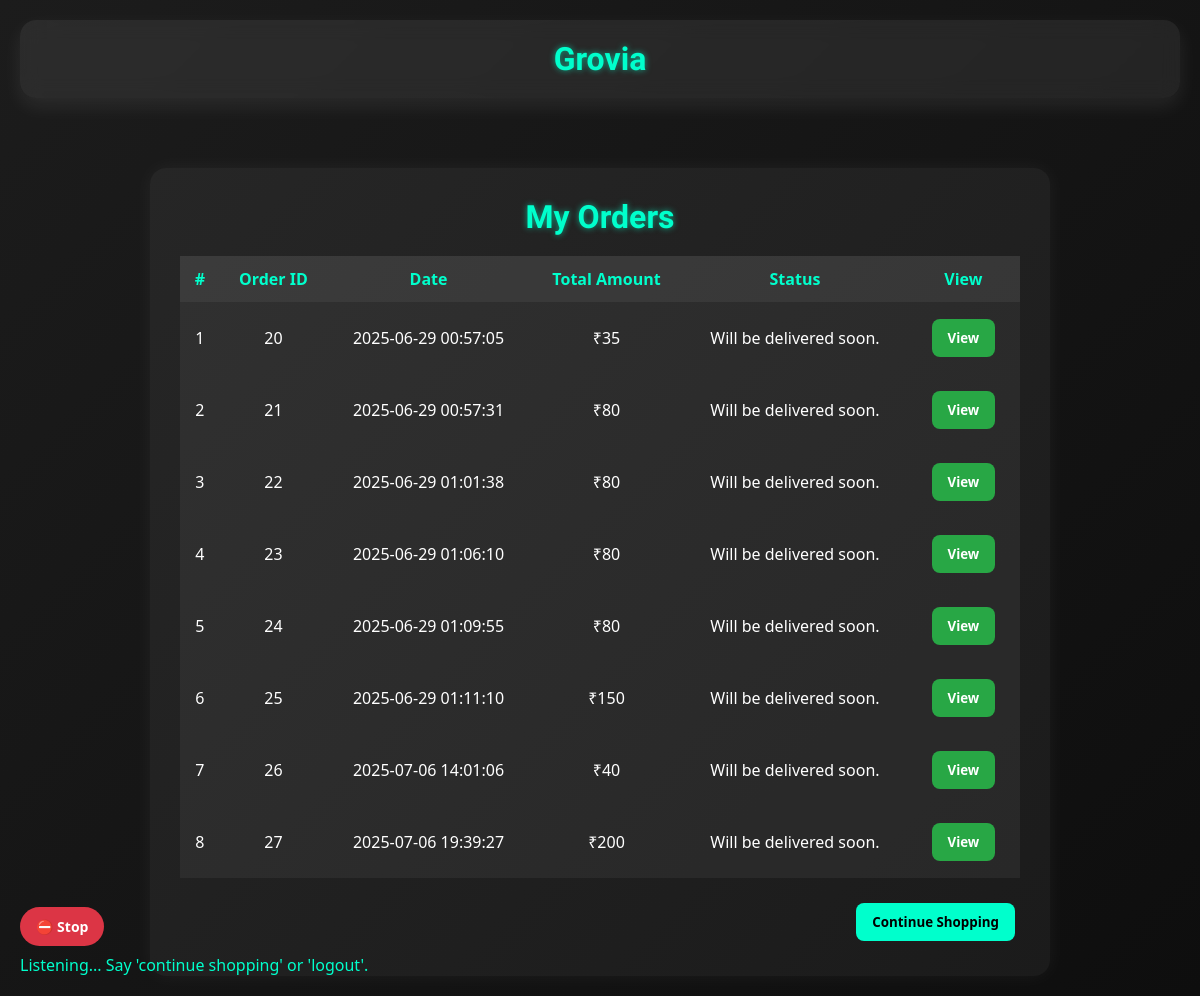
The page /orders/8 (signed in) on the database as committed earlier.
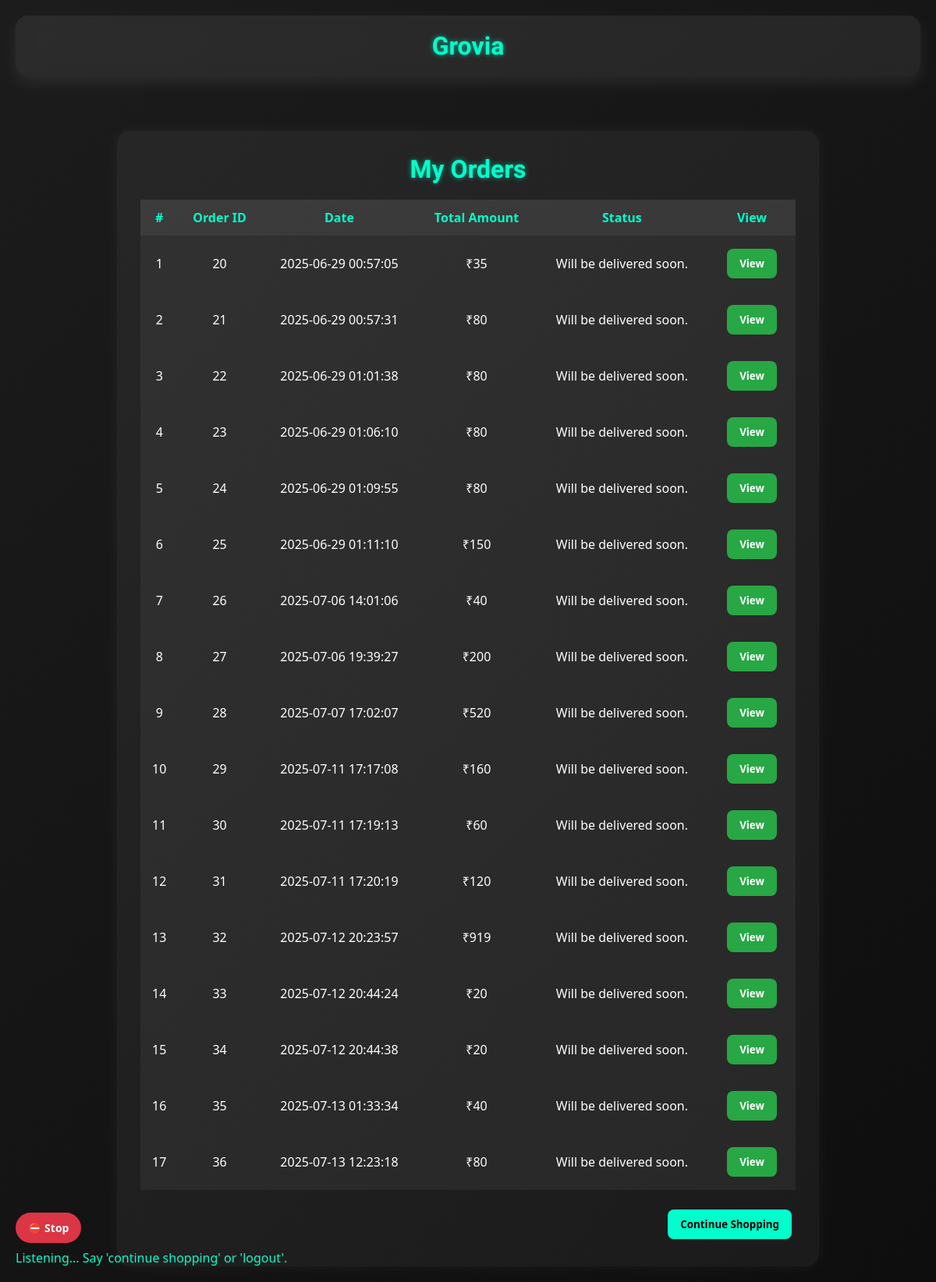
The same page on the database as committed later.
### vault.py (models this page shows, shortened)
class Order_Detail(Base):
    __tablename__ = 'order_detail'
    id = Column(Integer, primary_key=True, autoincrement=True)
    user_id = Column('user_id', Integer)
    total = Column('total', Integer)
    created_at = Column('created_at', String)

### user_routes.py (the view)
@app.route('/orders/<int:pid>')
@login_required
def my_orders(pid):
    if session['user'] != pid:
        flash("Unauthorized access to orders.", "danger")
        return redirect('/home')
    orders = agent.query(Order_Detail).filter(Order_Detail.user_id == pid).all()
    return render_template('user/orders.html', orders=orders)

### user_routes.py (called while the page is built)
def login_required(f):
    @wraps(f)
    def decorated_function(*args, **kwargs):
        if 'user' not in session:
            return render_template('login/login.html')
        return f(*args, **kwargs)
    return decorated_function

### templates/user/orders.html (shortened to what this page needs)
<!DOCTYPE html>
<html lang="en">
<head>
</head>
<body>
  <div class="main">
    <div class="navigation">
      <h2><a href="/">Grovia</a></h2>
    </div>
  </div>
  <div class="container">
    <div class="card">
      <h1>My Orders</h1>
      <table class="table">
        <thead>
          <tr>
            <th>#</th>
            <th>Order ID</th>
            <th>Date</th>
            <th>Total Amount</th>
            <th>Status</th>
            <th>View</th>
          </tr>
        </thead>
        <tbody id="order-items">
          {% if orders %}
            {% for order in orders %}
              <tr>
                <td>{{ loop.index }}</td>
                <td>{{ order.id }}</td>
                <td>{{ order.created_at }}</td>
                <td>₹{{ order.total }}</td>
                <td>Will be delivered soon.</td>
                <td>
                  <a href="/ordered_products/{{ order.id }}">
                    <button class="btn btn-success">View</button>
                  </a>
                </td>
              </tr>
            {% endfor %}
          {% else %}
            <tr>
              <td colspan="6">No orders found.</td>
            </tr>
          {% endif %}
        </tbody>
      </table>
      <div class="d-flex">
        <button class="btn btn-primary" onclick="location.href='/home'">Continue Shopping</button>
      </div>
    </div>
  </div>
  <div style="position: fixed; bottom: 20px; left: 20px;">
    <button id="stopMicBtn" style="display:none;">⛔ Stop</button>
    <p id="ai-response"></p>
  </div>
</body>
</html>

### templates/user/orders.html (style rules this page uses)
* { margin: 0; padding: 0; box-sizing: border-box; font-family: 'Segoe UI', sans-serif; }
body { color: #ffffff; min-height: 100vh; background: linear-gradient(-45deg, #202020, #000000, #1c1c1c); background-size: 400% 400%; animation: gradientShift 20s ease infinite; display: flex; flex-direction: column; align-items: center; }
.main { width: 100%; max-width: 1200px; padding: 20px; }
.container { max-width: 900px; width: 95%; margin: 20px auto; }
.navigation { background: rgba(255, 255, 255, 0.07); padding: 20px 30px; display: flex; justify-content: center; align-items: center; border-radius: 16px; backdrop-filter: blur(10px); box-shadow: 0 8px 20px rgba(255, 255, 255, 0.08); margin-bottom: 30px; }
.navigation h2 a { font-family: 'Orbitron', sans-serif; color: #00ffcc; font-size: 2rem; font-weight: 700; text-shadow: 0 0 6px rgba(0, 255, 204, 0.6); text-decoration: none; }
.card { background-color: rgba(255, 255, 255, 0.05); color: #ffffff; border-radius: 16px; box-shadow: 0 0 20px rgba(255,255,255,0.05); padding: 30px; }
.card h1 { font-family: 'Orbitron', sans-serif; font-size: 2rem; text-align: center; margin-bottom: 20px; color: #00ffcc; text-shadow: 0 0 6px rgba(0, 255, 204, 0.6); }
.table { width: 100%; border-collapse: collapse; }
.table th, .table td { color: #ffffff; text-align: center; vertical-align: middle; padding: 12px; }
.table th { color: #00ffcc; font-weight: 600; font-size: 1rem; }
.table thead { background: rgba(255, 255, 255, 0.1); }
.table tbody tr { background: rgba(255, 255, 255, 0.05); transition: background 0.3s; }
.btn { border: none; border-radius: 8px; padding: 10px 16px; font-weight: 600; cursor: pointer; transition: transform 0.2s, box-shadow 0.2s; margin: 5px; }
.btn-primary { background-color: #00ffcc; color: #000; }
.btn-success { background-color: #28a745; color: #fff; }
.d-flex { margin-top: 20px; display: flex; justify-content: flex-end; }
#aiMicBtn, #stopMicBtn { padding: 10px 16px; border: none; border-radius: 20px; font-size: 14px; font-weight: 600; transition: background-color 0.3s, transform 0.2s; }
#stopMicBtn { background-color: #dc3545; color: #fff; }
#ai-response { color: #00ffcc; font-weight: 500; font-size: 1rem; margin-top: 8px; }

Rows that differ between the two databases and show on the page:
added Order_Detail: id "28", created_at "2025-07-07 17:02:07", total "520"
added Order_Detail: id "29", created_at "2025-07-11 17:17:08", total "160"
added Order_Detail: id "30", created_at "2025-07-11 17:19:13", total "60"
added Order_Detail: id "31", created_at "2025-07-11 17:20:19", total "120"
added Order_Detail: id "32", created_at "2025-07-12 20:23:57", total "919"
added Order_Detail: id "33", created_at "2025-07-12 20:44:24", total "20"
added Order_Detail: id "34", created_at "2025-07-12 20:44:38", total "20"
added Order_Detail: id "35", created_at "2025-07-13 01:33:34", total "40"
added Order_Detail: id "36", created_at "2025-07-13 12:23:18", total "80"
